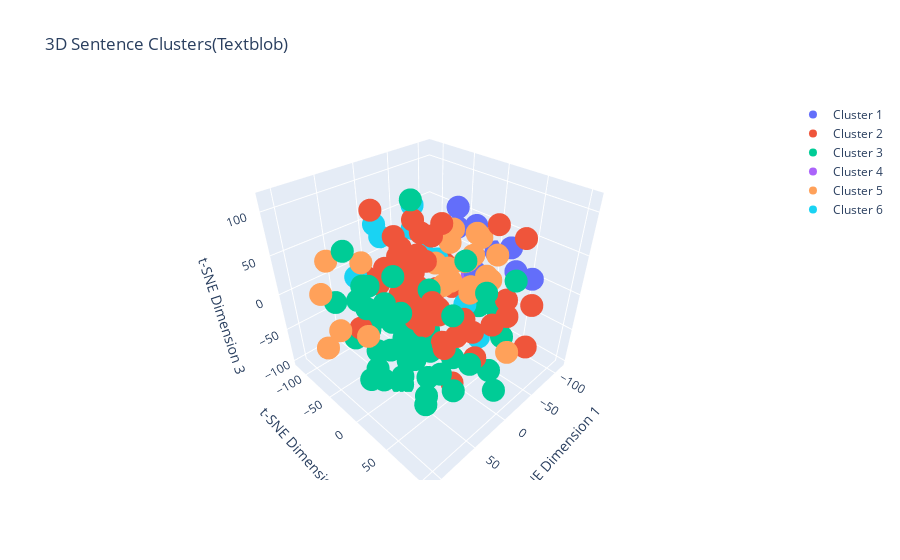

Source (notebook cell):
### Code cell
# Perform t-SNE dimensionality reduction for 3D visualization
perplexity_value = min(30, len(sentence_vectors_testblob) - 1)
tsne_3d = TSNE(n_components=3,perplexity=perplexity_value, random_state=0)
reduced_vectors_3d = tsne_3d.fit_transform(sentence_vectors_testblob)

# 3D Scatter plot
fig = go.Figure()

for i in range(num_clusters):
    indices = labels_textblob == i
    fig.add_trace(go.Scatter3d(
        x=reduced_vectors_3d[indices, 0],
        y=reduced_vectors_3d[indices, 1],
        z=reduced_vectors_3d[indices, 2],
        mode='markers',
        name=f'Cluster {i+1}'
    ))

fig.update_layout(title='3D Sentence Clusters(Textblob)',
                  scene=dict(xaxis_title='t-SNE Dimension 1',
                             yaxis_title='t-SNE Dimension 2',
                             zaxis_title='t-SNE Dimension 3'))
fig.show()
